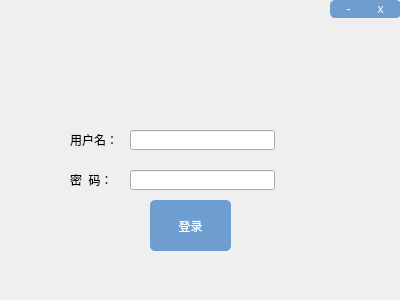
<?xml version="1.0" encoding="UTF-8"?>
<ui version="4.0">
 <class>Dialog</class>
 <widget class="QDialog" name="Dialog">
  <property name="geometry">
   <rect>
    <x>0</x>
    <y>0</y>
    <width>400</width>
    <height>300</height>
   </rect>
  </property>
  <property name="windowTitle">
   <string>Dialog</string>
  </property>
  <widget class="QLabel" name="label">
   <property name="geometry">
    <rect>
     <x>0</x>
     <y>0</y>
     <width>401</width>
     <height>301</height>
    </rect>
   </property>
   <property name="text">
    <string/>
   </property>
   <property name="pixmap">
    <pixmap>:/image/receive_1.png</pixmap>
   </property>
  </widget>
  <widget class="QToolButton" name="btn_login">
   <property name="geometry">
    <rect>
     <x>150</x>
     <y>200</y>
     <width>81</width>
     <height>51</height>
    </rect>
   </property>
   <property name="styleSheet">
    <string notr="true">font: 75 12pt &quot;微软雅黑&quot;;
background-color: rgb(110, 158, 207);
color: rgb(255, 255, 255);
border-radius:5px;</string>
   </property>
   <property name="text">
    <string>登录</string>
   </property>
  </widget>
  <widget class="QLineEdit" name="le_uname">
   <property name="geometry">
    <rect>
     <x>130</x>
     <y>130</y>
     <width>145</width>
     <height>20</height>
    </rect>
   </property>
  </widget>
  <widget class="QLineEdit" name="le_pwd">
   <property name="geometry">
    <rect>
     <x>130</x>
     <y>170</y>
     <width>145</width>
     <height>20</height>
    </rect>
   </property>
  </widget>
  <widget class="QLabel" name="l_uname">
   <property name="geometry">
    <rect>
     <x>70</x>
     <y>130</y>
     <width>48</width>
     <height>20</height>
    </rect>
   </property>
   <property name="text">
    <string>用户名：</string>
   </property>
  </widget>
  <widget class="QToolButton" name="btn_close">
   <property name="geometry">
    <rect>
     <x>360</x>
     <y>0</y>
     <width>41</width>
     <height>18</height>
    </rect>
   </property>
   <property name="styleSheet">
    <string notr="true">font: 75 12pt &quot;微软雅黑&quot;;
background-color: rgb(110, 158, 207);
color: rgb(255, 255, 255);
border-radius:5px;</string>
   </property>
   <property name="text">
    <string>x</string>
   </property>
  </widget>
  <widget class="QLabel" name="l_pwd">
   <property name="geometry">
    <rect>
     <x>70</x>
     <y>170</y>
     <width>51</width>
     <height>20</height>
    </rect>
   </property>
   <property name="text">
    <string>密  码：</string>
   </property>
  </widget>
  <widget class="QToolButton" name="btn_min">
   <property name="geometry">
    <rect>
     <x>330</x>
     <y>0</y>
     <width>37</width>
     <height>18</height>
    </rect>
   </property>
   <property name="styleSheet">
    <string notr="true">font: 75 12pt &quot;微软雅黑&quot;;
background-color: rgb(110, 158, 207);
color: rgb(255, 255, 255);
border-radius:5px;</string>
   </property>
   <property name="text">
    <string>-</string>
   </property>
  </widget>
 </widget>
 <layoutdefault spacing="6" margin="11"/>
 <resources/>
 <connections/>
</ui>
